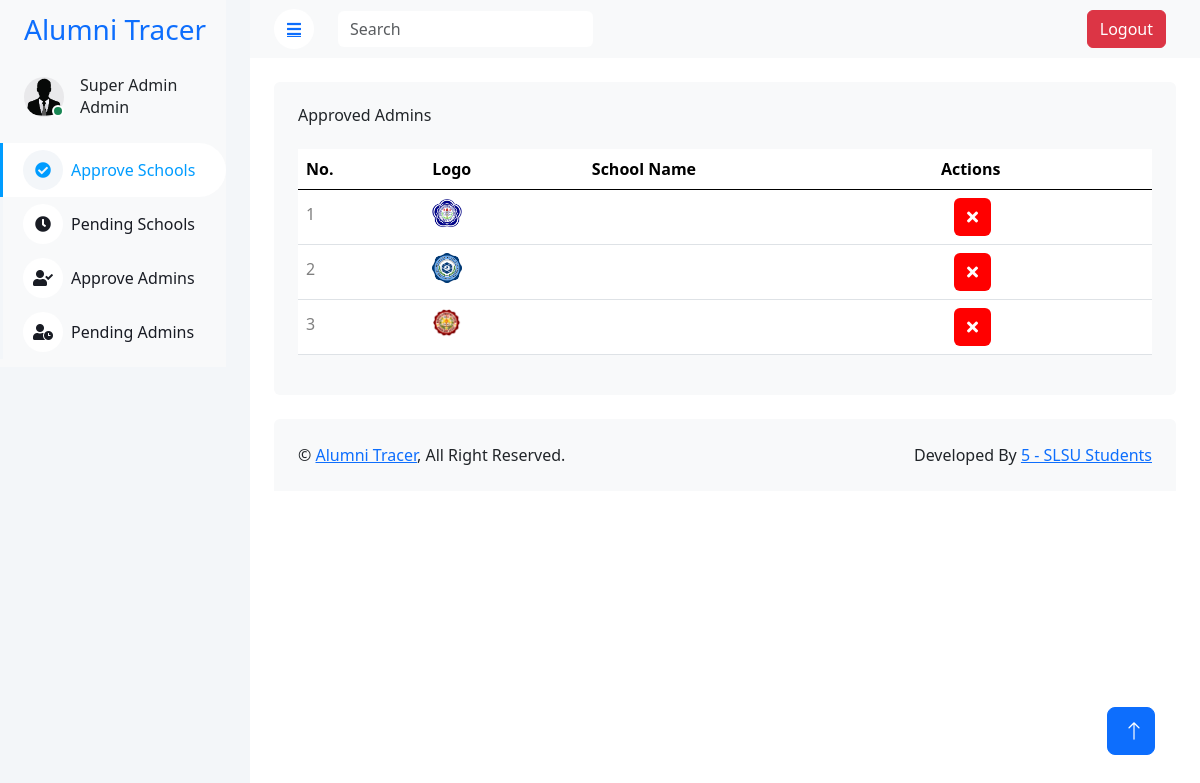
/SuperAdmin/superAdmin.php, run on an earlier commit of the app's database.
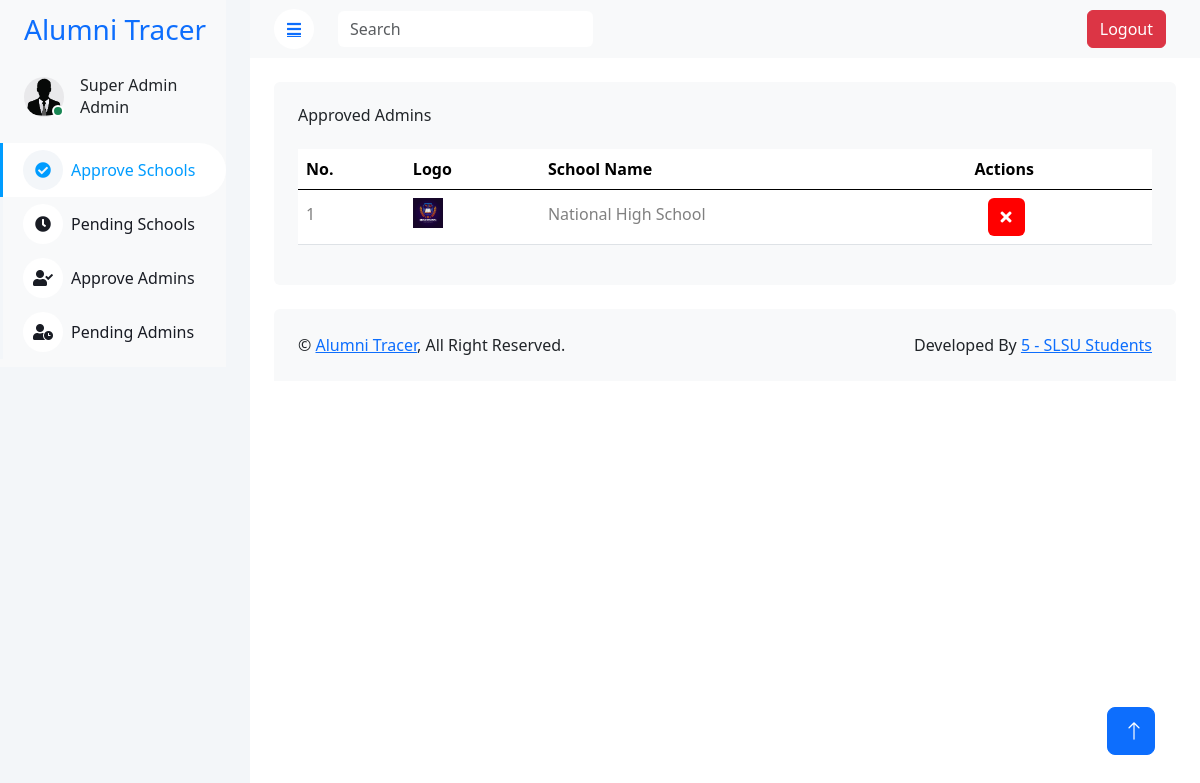
And on a later commit of the database.
### tables this page shows
CREATE TABLE `e_schools` (
  `id` int(11) NOT NULL,
  `school_name` varchar(255) NOT NULL,
  `logo` varchar(255) NOT NULL,
  `confirm_status` varchar(255) NOT NULL
);

### SuperAdmin/superAdmin.php (the view, shortened to what the changed rows need)
<?php
    include("../connection/conn.php");
        function decryptData($encryptedData)
        {
            $key = ENCRYPTION_KEY;
            $data = base64_decode($encryptedData);
            $ivLength = openssl_cipher_iv_length('aes-256-cbc');
            $iv = substr($data, 0, $ivLength);
            $encrypted = substr($data, $ivLength);
            return openssl_decrypt($encrypted, 'aes-256-cbc', $key, 0, $iv);
        }
?>
<!DOCTYPE html>
<html lang="en">
<head>
    <link href="https://cdnjs.cloudflare.com/ajax/libs/font-awesome/5.10.0/css/all.min.css" rel="stylesheet">
    <link href="https://cdn.jsdelivr.net/npm/bootstrap-icons@1.4.1/font/bootstrap-icons.css" rel="stylesheet">
    <link href="../template/lib/owlcarousel/assets/owl.carousel.min.css" rel="stylesheet">
    <link href="lib../template/lib/tempusdominus/css/tempusdominus-bootstrap-4.min.css" rel="stylesheet" />
    <link href="../template/css/bootstrap.min.css" rel="stylesheet">
    <link href="../template/css/style.css" rel="stylesheet">
    <link href="https://cdn.jsdelivr.net/npm/bootstrap@5.3.3/dist/css/bootstrap.min.css" rel="stylesheet">
</head>
<body>
    <div class="container-xxl position-relative bg-white d-flex p-0">
        <div class="content">
            <div class="container-fluid pt-4 px-4">
                <div class="row g-4">
                    <div class="col-12">
                        <div class="bg-light rounded h-100 p-4">
                            <div class="table-responsive">
                           <table class="table">
                                    <thead>
                                        <tr>
                                            <th scope="col">No.</th>
                                            <th scope="col">Logo</th>
                                            <th scope="col">School Name</th>
                                            <th scope="col">Actions</th>
                                        </tr>
                                    </thead>
                                    <tbody id="schoolTableBody">
                                            <?php
                                                $sqlGetSchool = "SELECT * FROM e_schools WHERE confirm_status = 'Approved'";
                                                $queryGetSchool = mysqli_query($conn, $sqlGetSchool);
                                                $number = 0;
                                                while ($getData = mysqli_fetch_assoc($queryGetSchool)) {
                                                    $number++;
                                                    $uniqueModalId = "modal" . $getData['id'];
                                            ?>
                                            <tr class="school-row">
                                                <th scope="row"><h6 style="color: grey; margin-top: 7px;"><?php echo $number; ?></h6></th>
                                                <td><img src="<?php echo $getData['logo']; ?>" alt="school logo" style="width: 30px; height: 30px;"></td>
                                                <td class="school-name"><h6 style="color: grey; margin-top: 7px;"><?php echo decryptData($getData['school_name']); ?></h6></td>
                                                <td>
                                                    <div>
                                                        <button type="button" class="btn" style="background-color: red; color: white; margin-left: 13px;" data-bs-toggle="modal" data-bs-target="#<?php echo $uniqueModalId; ?>">
                                                            <i class="fa fa-times"></i>
                                                        </button>
                                                    </div>
                                                </td>
                                            </tr>
                                            <?php
                                                }
                                            ?>
                                        </tbody>
                                </table>
                            </div>
                        </div>
                    </div>
                </div>
            </div>
        </div>
    </div>
</body>
</html>

What changed in the data, as far as the page shows it:
removed e_schools: logo (picture)
removed e_schools: logo (picture)
removed e_schools: logo (picture)
added e_schools: logo (picture), school_name "National High School"
